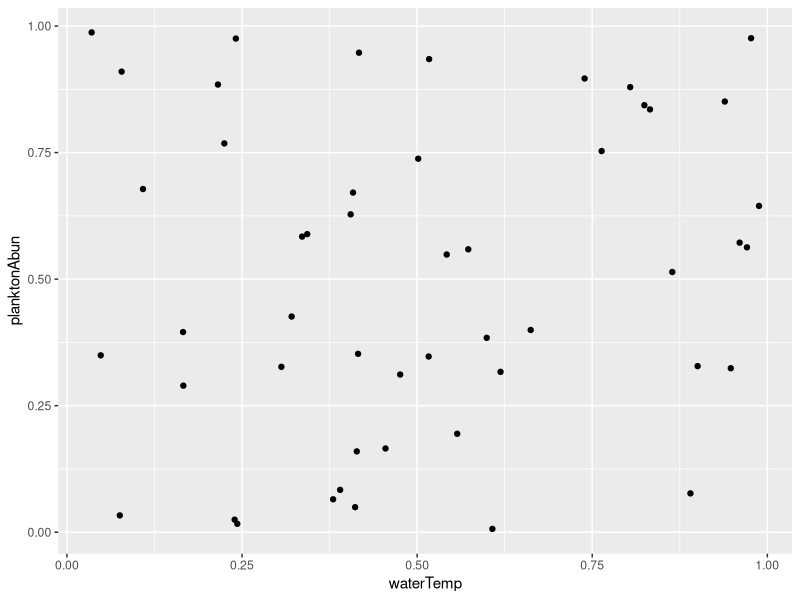
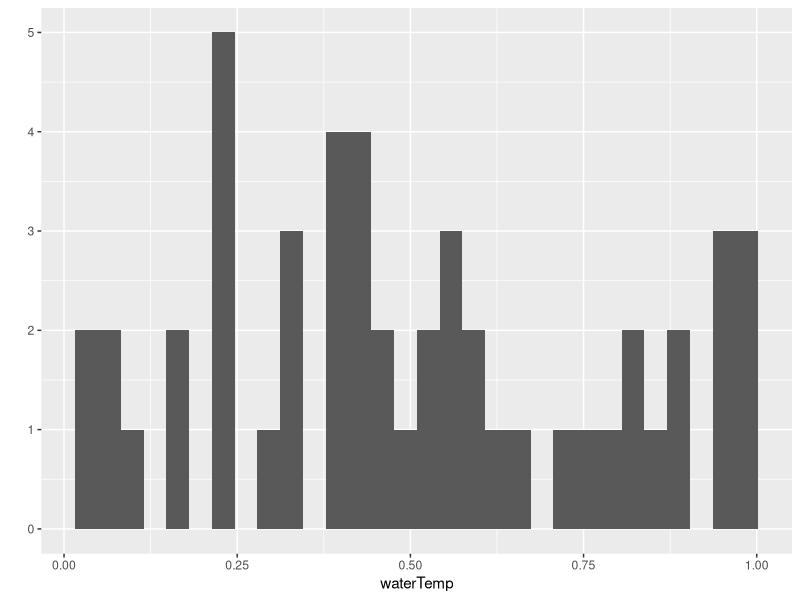

Source code (R) for these figures, in order:
## ---- chunk 1
#local R code chunks options are controlled above 
#knitr global options are controlled below
knitr::opts_chunk$set(echo = FALSE)
## ---- chunk 2
library(ggplot2)
waterTemp <-runif(50) # cammel hump cammelHump naming convention
planktonAbun <- runif(50)
# qplot does not require a dataframe
qplot(x=waterTemp, y=planktonAbun)
# assigning x and y equal sign 
# print(waterTemp) #print statement
# head(waterTemp) # prints first six elements of a vector
# use "ctrl shift c" to insert/remove # before selected lines
## ---- chunk 3
qplot(x=waterTemp)
